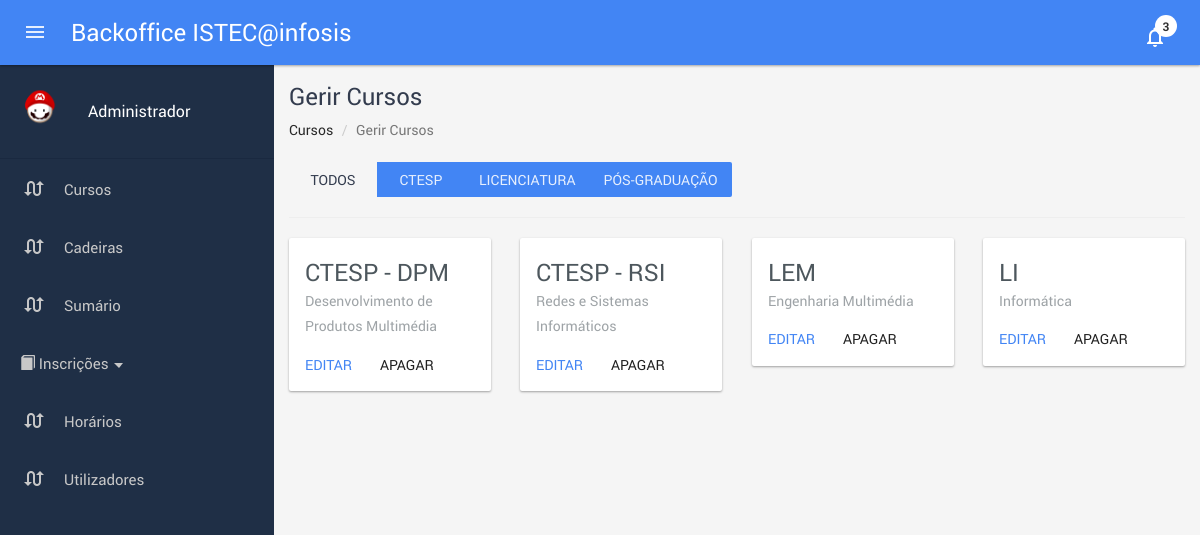
Page /degree_manage.php (signed in) on the committed database.
### tables this page shows
CREATE TABLE IF NOT EXISTS `tdegreelevels` (
  `id_degree_level` int(11) NOT NULL,
  `designation` varchar(100) NOT NULL
);

CREATE TABLE IF NOT EXISTS `tdegrees` (
  `id_degree` int(11) NOT NULL COMMENT 'id do curso',
  `code` varchar(12) NOT NULL COMMENT 'código do curso',
  `fullName` varchar(140) NOT NULL COMMENT 'designação completa do curso',
  `id_degree_level` int(11) NOT NULL
);

### includes/head.inc.php (called while the page is built, shortened)
<?php
require_once 'css.inc.php';
?>

### classes/degree.class.php (called while the page is built, shortened)
<?php
class degree {
  public function degrees($id_degree_level = -1) {
    try {
      $db = new database();
      $con = $db->getCon();
      $sql = 'SELECT tDegrees.id_degree, tDegreeLevels.designation, tDegrees.code, tDegrees.fullName FROM tDegrees, tDegreeLevels WHERE tDegrees.id_degree_level = tDegreeLevels.id_degree_level AND (tDegrees.id_degree_level = :idl OR :idl = -1) ORDER BY tDegrees.id_degree_level, tDegrees.fullName';
      $data = $con->prepare($sql);
      $data->bindvalue(':idl', $id_degree_level);
      $data->execute();
      $degrees = $data->fetchAll();
      return $degrees;
    }
    catch (PDOException $e) {
      echo("Erro de ligação:" . $e);
      exit();
      return false;
    }
  }
 	public function levels() {
    try {
    	$db = new database();
    	$con = $db->getCon();
    	$sql = 'SELECT id_degree_level, designation FROM tDegreeLevels ORDER BY id_degree_level';
    	$data = $con->prepare($sql);
    	$data->execute();
    	$levels = $data->fetchAll();
    	return $levels;
    }
    catch (PDOException $e) {
      echo("Erro de ligação:" . $e);
      exit();
      return false;
    }
  }
}
?>

### degree_manage.php (the view, shortened to what this page needs)
<?php
  require_once 'classes/degree.class.php';
  $d = new degree();
  $degrees = $d->degrees();
  $levels = $d->levels();
?>
<!DOCTYPE html>
<html lang="pt-pt">
  <head>
    <?php require_once('includes/head.inc.php'); ?>
  </head>
  <body>
    <?php require_once('includes/menuAdmin.inc.php'); ?>
    <div id="content" class="pmd-content inner-page">
      <div class="container-fluid full-width-container">
        <h1 class="section-title" id="services">
          <span>Gerir Cursos</span>
        </h1>
        <ol class="breadcrumb text-left">
          <li><a href="index.html">Cursos</a></li>
          <li class="active">Gerir Cursos</li>
        </ol>
        <div class="row">
          <div class="col-xs-12">
            <div class="btn-group">
              <button class="btn pmd-ripple-effect btn-default" data-filter="*" type="button">Todos</button>
            <?php
              foreach ($levels as $level) { ?>
                <button class="btn pmd-ripple-effect btn-primary" data-filter=".<?= strtolower($level['designation']) ?>" type="button"><?= $level['designation'] ?></button>
            <?php } ?>
            </div>
            <hr/>
          </div>
          <div class="col-xs-12">
            <div class="grid row">
                <?php
                  foreach($degrees as $degree) {
                ?>
                <div class="element-item <?= strtolower($degree['designation']) ?> col-xs-6 col-sm-4 col-md-3">
                  <div class="pmd-card pmd-card-media-inline pmd-card-default pmd-z-depth">
                    <div class="pmd-card-media">
                        <div class="media-body">
                            <h2 class="pmd-card-title-text pmd-tooltip"  data-toggle="tooltip" data-placement="top" title="<?= $degree['fullName'] ?>"><?= $degree['code'] ?></h2>
                            <span class="pmd-card-subtitle-text"><?= $degree['fullName'] ?></span>
                        </div>
                    </div>
                    <div class="pmd-card-actions">
                        <a href="degree_edit.php?id=<?= $degree['id_degree'] ?>">
                          <button class="btn pmd-btn-flat pmd-ripple-effect btn-primary" type="button">Editar</button>
                        </a>
                        <button data-destination="degree_delete.php?id=<?= $degree['id_degree'] ?>" type="button" class="btn pmd-btn-flat pmd-ripple-effect btn-default sweet-delete">Apagar</button>
                    </div>
                  </div>
                </div>
                <?php } ?>
            </div>
          </div>
        </div>
      </div>
    </div>
  </body>
</html>

### includes/css.inc.php (shortened to what this page needs)
<link href="css/bootstrap.min.css" rel="stylesheet">
<link href="css/propeller.min.css" rel="stylesheet">
<link href="vendor/chosen/chosen.min.css" rel="stylesheet">
<link href="vendor/sweetAlert2/sweetalert2.min.css" rel="stylesheet">
<link href="css/istec.css" rel="stylesheet">

### includes/menuAdmin.inc.php (shortened to what this page needs)
<nav class="navbar navbar-inverse navbar-fixed-top pmd-navbar pmd-z-depth">
  <div class="container-fluid">
    <div class="navbar-header">
      <a href="javascript:void(0);" class="btn btn-sm pmd-btn-fab pmd-btn-flat pmd-ripple-effect pull-left margin-r8 pmd-sidebar-toggle"><i class="material-icons">menu</i></a>
      <a class="navbar-brand" href="admin.php">Backoffice <?php echo $GLOBALS['appname']; ?></a>
    </div>
    <div class="pmd-navbar-right-icon pull-right navigation">
      <div class="dropdown notification icons pmd-dropdown">
        <a href="javascript:void(0)" title="Notification" class="dropdown-toggle pmd-ripple-effect"  data-toggle="dropdown" role="button" aria-expanded="true">
          <div data-badge="3" class="material-icons md-light pmd-sm pmd-badge  pmd-badge-overlap">notifications_none</div>
        </a>
    </div>
  </div>
</nav>
<aside class="pmd-sidebar sidebar-default pmd-sidebar-slide-push pmd-sidebar-left pmd-sidebar-open bg-fill-darkblue sidebar-with-icons" role="navigation">
  <ul class="nav pmd-sidebar-nav">
    <li class="dropdown pmd-dropdown pmd-user-info visible-xs visible-md visible-sm visible-lg">
      <a href="#" class="dropdown-toggle pmd-ripple-effect" data-toggle="dropdown" role="button" aria-haspopup="true" aria-expanded="false">
        <div class="media-left">
          <img src="<?php echo $_SESSION['picture']; ?>" class="avatarmenu">
        </div>
        <div class="media-body media-middle"><?php echo $_SESSION['name']; ?></div>
        <div class="media-right media-middle"><i class="dic-more-vert dic"></i></div>
      </a>
    </li>
    <li class="dropdown pmd-dropdown">
      <a href="#" class="dropdown-toggle pmd-ripple-effect" data-toggle="dropdown" role="button" aria-haspopup="true" aria-expanded="false">
        <i class="material-icons media-left pmd-sm">swap_calls</i>
        <span class="media-body">Cursos</span>
        <div class="media-right media-bottom"><i class="dic-more-vert dic"></i></div>
      </a>
    </li>
    <li class="dropdown pmd-dropdown">
      <a href="#" class="dropdown-toggle pmd-ripple-effect" data-toggle="dropdown" role="button" aria-haspopup="true" aria-expanded="false">
        <i class="material-icons media-left pmd-sm">swap_calls</i>
        <span class="media-body">Cadeiras</span>
        <div class="media-right media-bottom"><i class="dic-more-vert dic"></i></div>
      </a>
    </li>
    <li class="dropdown pmd-dropdown">
      <a href="#" class="dropdown-toggle pmd-ripple-effect" data-toggle="dropdown" role="button" aria-haspopup="true" aria-expanded="false">
        <i class="material-icons media-left pmd-sm">swap_calls</i>
        <span class="media-body">Sumário</span>
        <div class="media-right media-bottom"><i class="dic-more-vert dic"></i></div>
      </a>
    </li>
    <li class="dropdown pmd-dropdown">
      <a href="#" class="dropdown-toggle pmd-ripple-effect" data-toggle="dropdown" role="button" aria-haspopup="true" aria-expanded="false"><span class="glyphicon glyphicon-book" aria-hidden="true"></span> Inscrições <span class="caret"></span></a>
    </li>
    <li>
      <a href="#">
        <i class="material-icons media-left pmd-sm">swap_calls</i>
        <span class="media-body">Horários</span>
        <div class="media-right media-bottom"><i class="dic-more-vert dic"></i></div>
      </a>
    </li>
    <li class="dropdown pmd-dropdown">
      <a href="#" class="dropdown-toggle pmd-ripple-effect" data-toggle="dropdown" role="button" aria-haspopup="true" aria-expanded="false">
        <i class="material-icons media-left pmd-sm">swap_calls</i>
        <span class="media-body">Utilizadores</span>
        <div class="media-right media-bottom"><i class="dic-more-vert dic"></i></div>
      </a>
    </li>
  </ul>
</aside>

### css/istec.css (style rules this page uses)
.avatarmenu { width: 60px; display: inline-block; }

### rows in the picture
tdegreelevels: designation "CTESP"
tdegreelevels: designation "LICENCIATURA"
tdegreelevels: designation "PÓS-GRADUAÇÃO"
tdegrees: code "CTESP - DPM", fullName "Desenvolvimento de Produtos Multimédia"
tdegrees: code "CTESP - RSI", fullName "Redes e Sistemas Informáticos"
tdegrees: code "LEM", fullName "Engenharia Multimédia"
tdegrees: code "LI", fullName "Informática"

### other values in the picture
$GLOBALS['appname'] "ISTEC@infosis"
$_SESSION['name'] "Administrador"
